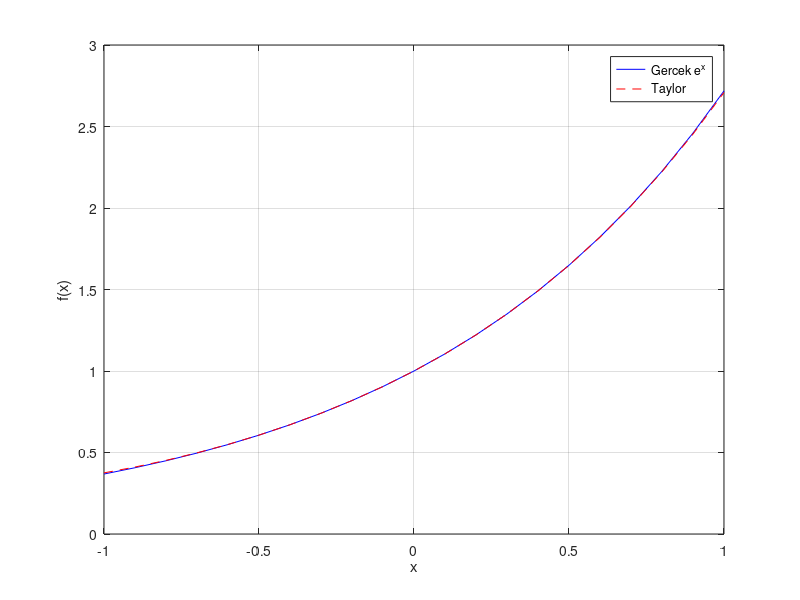

MATLAB code for this plot:
clear all;clc;close all;
% x değerini al
x = input('x degerini giriniz: ');

% terim sayısını al
n = input('seride kac terim olacak: ');

% taylor sonucu
toplam = 0;

for i =0:n-1

    % her terimi hesapla
    terim = (x^i)/factorial(i);
    % toplama ekle
    toplam = toplam + terim;
end
% gerçek değer 
gercek = exp(x);

% sonuçları yazdır
disp('Taylor Sonucu:')
disp(toplam)

disp('Gercek exp(x):')
disp(gercek)

% Grafik

x_deger = -1:0.1:1;
y1 = exp(x_deger);
y2 = zeros(size(x_deger));

for j = 1:length(x_deger)

   toplam = 0;

   for i=0:n-1
       toplam = toplam + (x_deger(j)^i)/factorial(i);
   end
   y2(j) = toplam;
end

plot(x_deger,y1,'b')
hold on
plot(x_deger,y2,'r--')

xlabel('x')
ylabel('f(x)')
legend('Gercek e^x','Taylor')
grid on


    
